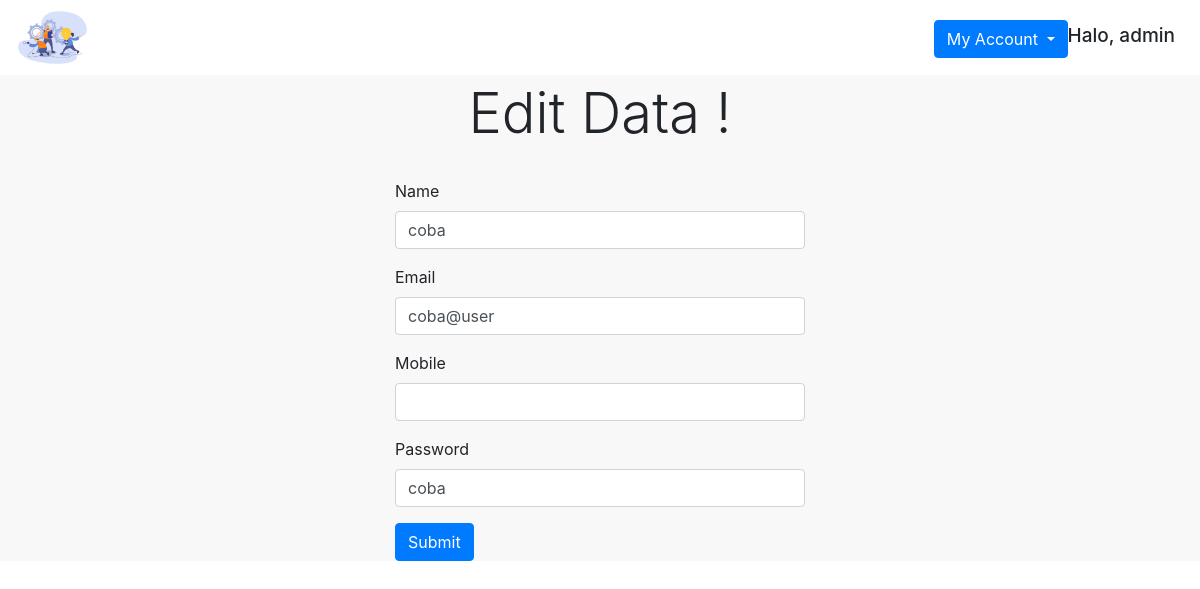
Page /edit.php?id=2 (signed in) on the earlier database version.
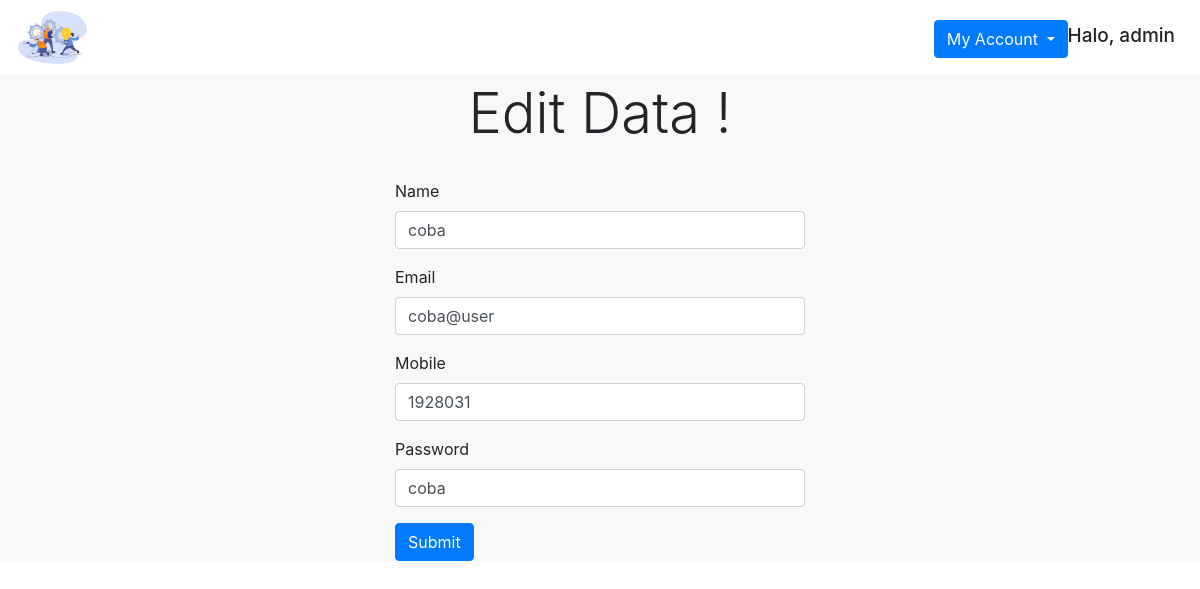
Same page on the later database version.
### tables this page shows
CREATE TABLE `user` (
  `id` int(10) NOT NULL,
  `nama` varchar(50) NOT NULL,
  `email` varchar(50) NOT NULL,
  `password` varchar(100) NOT NULL,
  `no_hp` varchar(13) DEFAULT NULL,
  `alamat` varchar(300) DEFAULT NULL,
  `gambar` text DEFAULT NULL,
  `roles` varchar(10) NOT NULL DEFAULT 'User'
);

### edit.php (the view, shortened to what this page needs)
<?php
include("config.php");
?>
<?php
$id = $_GET['id'];
$result = mysqli_query($mysqli, "SELECT * FROM user WHERE id=$id");
$data = mysqli_fetch_assoc($result);
$nama = $data['nama'];
$email = $data['email'];
$no_hp = $data['no_hp'];
$password = $data['password'];
?>
<!DOCTYPE html>
<html>
<head>
    <link rel="stylesheet" href="https://cdn.jsdelivr.net/npm/bootstrap@4.5.3/dist/css/bootstrap.min.css"
>
    <link rel="stylesheet" type="text/css" href="style.css">
</head>
<body>
    <div class="top container-fluid fixed-top ">
        <img class="logo_navbar" src="gambar\logo.png">
        <div class="dropdown">
            <h5 class="halo">Halo, <?= $_SESSION['nama']; ?></h5>
            <a class="btn btn-primary dropdown-toggle" href="#" role="button" id="dropdownMenuLink"
                data-toggle="dropdown" aria-haspopup="true" aria-expanded="false">
                My Account
            </a>
        </div>
    </div>
    <div class="isi_body">
        <h1 style="text-align: center;" class="display-4"> Edit Data !</h1>
        <div class="container">
            <br>
            <form method="post" action="" style=" margin-left: 350px; margin-right: 350px;">
                <div class="form-group">
                    <label for="name">Name</label>
                    <input type="text" class="form-control" name="nama" value=<?php echo $nama; ?>>
                </div>
                <div class="form-group">
                    <label for="email">Email</label>
                    <input type="email" class="form-control" name="email" value=<?php echo $email; ?>>
                </div>
                <div class="form-group">
                    <label for="no_hp">Mobile</label>
                    <input type="text" class="form-control" name="no_hp" value=<?php echo $no_hp; ?>>
                </div>
                <div class="form-group">
                    <label for="password">Password</label>
                    <input type="text" class="form-control" name="password" value=<?php echo $password; ?>>
                </div>
                <button type="Submit" class="btn btn-primary" name="update" value="Update">Submit</button>
            </form>
        </div>
    </div>
</body>
</html>

Differences in the rows shown:
changed user "coba": no_hp (not shown) → "1928031"
